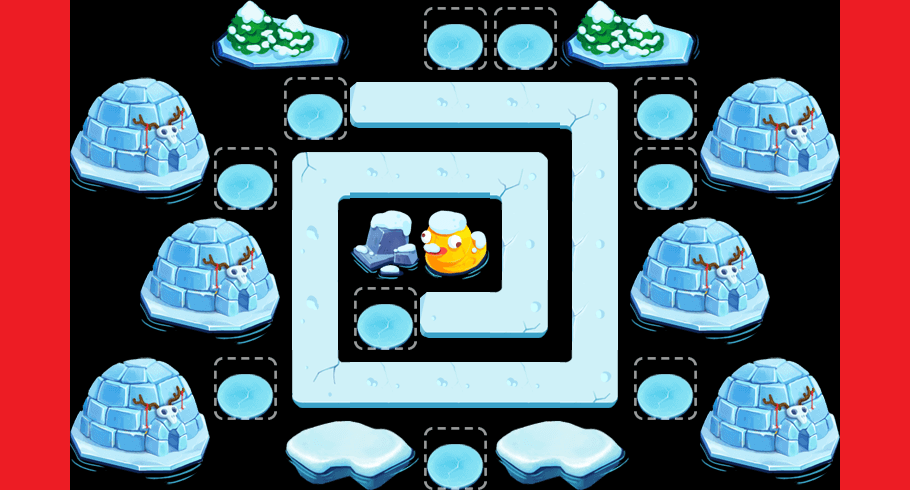

This is a level from a 2D game, rendered from its Tiled map with the project's own tilesets. A one-line summary and the map file follow, with tile-layer data summarised:
An orthogonal 13x7 tile map with 70x70 px tiles, 2 tile layers (content, things) and 69 objects (37x water, 20x waterTowerSeat, preTower, way1_0, way1_1, ...).

<map version="1.0" orientation="orthogonal" width="13" height="7" tilewidth="70" tileheight="70">
 <tileset firstgid="1" name="theme2Tiles" tilewidth="70" tileheight="70" spacing="2" margin="2">
  <image source="theme2Tiles.png" width="512" height="512" />
  <tile id="3">
   <properties>
    <property name="thingIdx" value="307" />
   </properties>
  </tile>
  <tile id="7">
   <properties>
    <property name="thingIdx" value="402" />
   </properties>
  </tile>
  <tile id="9">
   <properties>
    <property name="thingIdx" value="208" />
   </properties>
  </tile>
  <tile id="10">
   <properties>
    <property name="thingIdx" value="115" />
   </properties>
  </tile>
  <tile id="11">
   <properties>
    <property name="thingIdx" value="115" />
   </properties>
  </tile>
  <tile id="12">
   <properties>
    <property name="thingIdx" value="208" />
   </properties>
  </tile>
  <tile id="13">
   <properties>
    <property name="thingIdx" value="118" />
   </properties>
  </tile>
  <tile id="14">
   <properties>
    <property name="thingIdx" value="305" />
   </properties>
  </tile>
  <tile id="18">
   <properties>
    <property name="thingIdx" value="114" />
   </properties>
  </tile>
  <tile id="19">
   <properties>
    <property name="thingIdx" value="116" />
   </properties>
  </tile>
  <tile id="20">
   <properties>
    <property name="thingIdx" value="114" />
   </properties>
  </tile>
  <tile id="21">
   <properties>
    <property name="thingIdx" value="306" />
   </properties>
  </tile>
  <tile id="23">
   <properties>
    <property name="thingIdx" value="209" />
   </properties>
  </tile>
  <tile id="24">
   <properties>
    <property name="thingIdx" value="209" />
   </properties>
  </tile>
  <tile id="25">
   <properties>
    <property name="thingIdx" value="113" />
   </properties>
  </tile>
  <tile id="26">
   <properties>
    <property name="thingIdx" value="117" />
   </properties>
  </tile>
  <tile id="27">
   <properties>
    <property name="blank" value="0" />
   </properties>
  </tile>
  <tile id="28">
   <properties>
    <property name="way" value="1" />
   </properties>
  </tile>
  <tile id="29">
   <properties>
    <property name="way" value="1" />
   </properties>
  </tile>
  <tile id="30">
   <properties>
    <property name="way" value="1" />
   </properties>
  </tile>
  <tile id="31">
   <properties>
    <property name="way" value="1" />
   </properties>
  </tile>
  <tile id="32">
   <properties>
    <property name="way" value="1" />
   </properties>
  </tile>
  <tile id="33">
   <properties>
    <property name="way" value="1" />
   </properties>
  </tile>
  <tile id="35">
   <properties>
    <property name="way" value="1" />
   </properties>
  </tile>
  <tile id="36">
   <properties>
    <property name="way" value="1" />
   </properties>
  </tile>
  <tile id="37">
   <properties>
    <property name="way" value="1" />
   </properties>
  </tile>
  <tile id="38">
   <properties>
    <property name="way" value="1" />
   </properties>
  </tile>
  <tile id="39">
   <properties>
    <property name="way" value="1" />
   </properties>
  </tile>
  <tile id="40">
   <properties>
    <property name="way" value="1" />
   </properties>
  </tile>
  <tile id="42">
   <properties>
    <property name="way" value="1" />
   </properties>
  </tile>
  <tile id="43">
   <properties>
    <property name="way" value="1" />
   </properties>
  </tile>
 </tileset>
 <layer name="content" width="13" height="7">
  <data>[91 cells, 35 non-empty, 9 distinct tile ids]</data>
 </layer>
 <layer name="things" width="13" height="7">
  <data>[91 cells, 44 non-empty, 11 distinct tile ids]</data>
 </layer>
 <objectgroup name="objs" width="13" height="7">
  <object name="waterTowerSeat" x="124" y="46" width="19" height="18" />
  <object name="waterTowerSeat" x="180" y="226" width="19" height="18">
   <properties>
    <property name="level" value="2" />
    <property name="towerIdx" value="1" />
   </properties>
  </object>
  <object name="waterTowerSeat" x="229" y="244" width="19" height="18">
   <properties>
    <property name="level" value="2" />
    <property name="towerIdx" value="1" />
   </properties>
  </object>
  <object name="waterTowerSeat" x="173" y="291" width="19" height="18">
   <properties>
    <property name="level" value="2" />
    <property name="towerIdx" value="1" />
   </properties>
  </object>
  <object name="waterTowerSeat" x="231" y="292" width="19" height="18">
   <properties>
    <property name="level" value="2" />
    <property name="towerIdx" value="1" />
   </properties>
  </object>
  <object name="waterTowerSeat" x="370" y="307" width="24" height="18" />
  <object name="preTower" x="369" y="318" width="29" height="16">
   <properties>
    <property name="level" value="2" />
    <property name="towerIdx" value="7" />
   </properties>
  </object>
  <object name="waterTowerSeat" x="307" y="107" width="24" height="18" />
  <object name="waterTowerSeat" x="237" y="172" width="24" height="18" />
  <object name="waterTowerSeat" x="237" y="384" width="24" height="18" />
  <object name="waterTowerSeat" x="656" y="386" width="24" height="18" />
  <object name="waterTowerSeat" x="654" y="175" width="24" height="18" />
  <object name="waterTowerSeat" x="656" y="108" width="24" height="18" />
  <object name="water" x="585" y="32" width="22" height="17" />
  <object name="water" x="646" y="34" width="22" height="17" />
  <object name="water" x="726" y="36" width="22" height="17" />
  <object name="water" x="795" y="33" width="22" height="17" />
  <object name="water" x="383" y="31" width="22" height="17" />
  <object name="water" x="300" y="29" width="22" height="17" />
  <object name="water" x="242" y="26" width="22" height="17" />
  <object name="water" x="173" y="26" width="22" height="17" />
  <object name="water" x="91" y="26" width="22" height="17" />
  <object name="water" x="97" y="237" width="22" height="17" />
  <object name="water" x="102" y="310" width="22" height="17" />
  <object name="water" x="235" y="446" width="22" height="17" />
  <object name="water" x="312" y="447" width="22" height="17" />
  <object name="water" x="361" y="449" width="22" height="17" />
  <object name="water" x="508" y="445" width="22" height="17" />
  <object name="water" x="582" y="446" width="22" height="17" />
  <object name="water" x="659" y="451" width="22" height="17" />
  <object name="water" x="794" y="307" width="22" height="17" />
  <object name="water" x="793" y="235" width="22" height="17" />
  <object name="water" x="374" y="245" width="22" height="17" />
  <object name="way1_0" x="378" y="92" width="23" height="18" />
  <object name="way1_1" x="578" y="95" width="23" height="18" />
  <object name="way1_2" x="585" y="373" width="23" height="18" />
  <object name="way1_3" x="304" y="373" width="23" height="18" />
  <object name="way1_4" x="308" y="167" width="23" height="18" />
  <object name="way1_5" x="511" y="166" width="23" height="18" />
  <object name="way1_6" x="515" y="302" width="23" height="18" />
  <object name="way1_7" x="430" y="303" width="23" height="18" />
  <object name="water" x="238" y="102" width="22" height="17" />
  <object name="water" x="729" y="100" width="22" height="17" />
  <object name="water" x="790" y="103" width="22" height="17" />
  <object name="water" x="731" y="155" width="22" height="17" />
  <object name="water" x="787" y="157" width="22" height="17" />
  <object name="water" x="738" y="381" width="22" height="17" />
  <object name="water" x="785" y="379" width="22" height="17" />
  <object name="water" x="735" y="426" width="22" height="17" />
  <object name="water" x="778" y="429" width="22" height="17" />
  <object name="water" x="103" y="107" width="22" height="17" />
  <object name="water" x="161" y="102" width="22" height="17" />
  <object name="water" x="102" y="153" width="22" height="17" />
  </objectgroup>
</map>
<!-- 16 of 69 objects omitted -->
